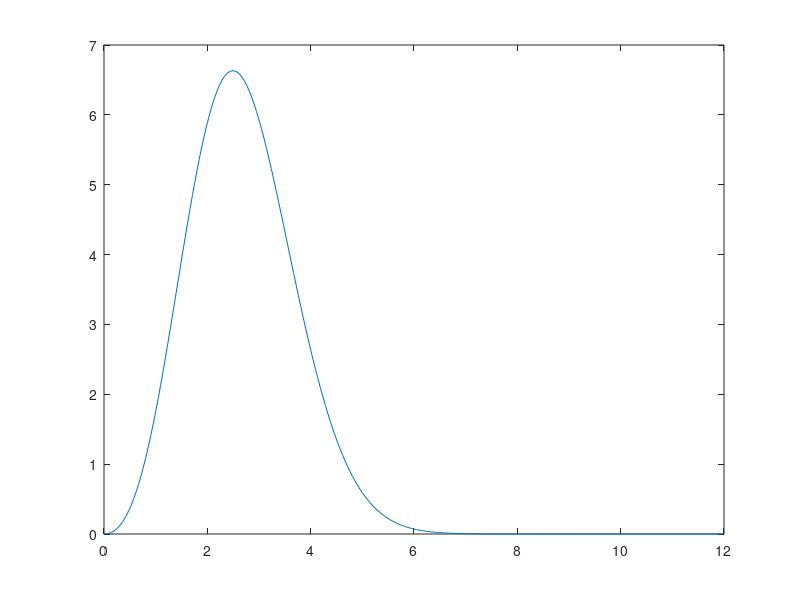

The MATLAB source for this figure:
psi= [0, 0.048739, 0.0996602, 0.152671, 0.207673, 0.264559, 0.323216, 0.383525, 0.445362, 0.508596, 0.573093, 0.638712, 0.70531, 0.77274, 0.840853, 0.909495, 0.978512, 1.04775, 1.11705, 1.18625, 1.2552, 1.32375, 1.39173, 1.45899, 1.52539, 1.59078, 1.655, 1.71793, 1.77942, 1.83934, 1.89756, 1.95397, 2.00844, 2.06087, 2.11116, 2.1592, 2.20491, 2.24821, 2.28902, 2.32727, 2.36291, 2.39587, 2.42612, 2.45362, 2.47835, 2.50027, 2.51938, 2.53567, 2.54914, 2.55981, 2.56768, 2.57278, 2.57515, 2.57481, 2.57181, 2.5662, 2.55803, 2.54737, 2.53427, 2.51881, 2.50107, 2.48111, 2.45902, 2.43489, 2.40881, 2.38086, 2.35114, 2.31974, 2.28677, 2.25231, 2.21646, 2.17934, 2.14103, 2.10163, 2.06124, 2.01997, 1.9779, 1.93514, 1.89178, 1.84791, 1.80362, 1.759, 1.71414, 1.66912, 1.62402, 1.57892, 1.5339, 1.48902, 1.44436, 1.39998, 1.35595, 1.31232, 1.26914, 1.22648, 1.18438, 1.14289, 1.10204, 1.06188, 1.02244, 0.98376, 0.945859, 0.908767, 0.872506, 0.837097, 0.802556, 0.768896, 0.73613, 0.704267, 0.673311, 0.643267, 0.614138, 0.585921, 0.558614, 0.532214, 0.506713, 0.482103, 0.458376, 0.435519, 0.413522, 0.392369, 0.372046, 0.352539, 0.333829, 0.315901, 0.298735, 0.282313, 0.266616, 0.251624, 0.237318, 0.223677, 0.21068, 0.198308, 0.18654, 0.175354, 0.164732, 0.154651, 0.145092, 0.136036, 0.127462, 0.11935, 0.111682, 0.104439, 0.0976028, 0.091155, 0.0850783, 0.0793556, 0.0739702, 0.068906, 0.0641474, 0.0596791, 0.0554867, 0.0515558, 0.0478729, 0.0444247, 0.0411988, 0.0381828, 0.0353652, 0.0327347, 0.0302807, 0.027993, 0.0258618, 0.0238779, 0.0220322, 0.0203164, 0.0187224, 0.0172427, 0.01587, 0.0145974, 0.0134185, 0.0123271, 0.0113174, 0.0103839, 0.00952144, 0.00872521, 0.00799059, 0.00731327, 0.00668922, 0.00611462, 0.00558592, 0.00509977, 0.00465305, 0.00424285, 0.00386641, 0.0035212, 0.00320484, 0.0029151, 0.00264993, 0.0024074, 0.00218572, 0.00198323, 0.0017984, 0.0016298, 0.0014761, 0.00133607, 0.00120859, 0.0010926, 0.000987143, 0.000891319, 0.000804306, 0.000725345, 0.000653737, 0.00058884, 0.000530062, 0.000476862, 0.00042874, 0.000385241, 0.000345945, 0.000310468, 0.000278461, 0.000249603, 0.000223599, 0.000200184, 0.000179112, 0.000160161, 0.000143129, 0.000127831, 0.000114099, 0.000101781, 9.07378e-05, 8.08441e-05, 7.19859e-05, 6.40596e-05, 5.69718e-05, 5.06378e-05, 4.49809e-05, 3.9932e-05, 3.54285e-05, 3.1414e-05, 2.78377e-05, 2.46538e-05, 2.18209e-05, 1.9302e-05, 1.70636e-05, 1.50758e-05, 1.33116e-05, 1.17468e-05, 1.03597e-05, 9.13097e-06, 8.04317e-06, 7.08073e-06, 6.22974e-06, 5.47775e-06, 4.81366e-06, 4.22756e-06, 3.71061e-06, 3.25493e-06, 2.85351e-06, 2.50011e-06, 2.18917e-06, 1.91576e-06, 1.6755e-06, 1.46451e-06, ];
rho= [0, 0.047619, 0.0952381, 0.142857, 0.190476, 0.238095, 0.285714, 0.333333, 0.380952, 0.428571, 0.47619, 0.52381, 0.571429, 0.619048, 0.666667, 0.714286, 0.761905, 0.809524, 0.857143, 0.904762, 0.952381, 1, 1.04762, 1.09524, 1.14286, 1.19048, 1.2381, 1.28571, 1.33333, 1.38095, 1.42857, 1.47619, 1.52381, 1.57143, 1.61905, 1.66667, 1.71429, 1.7619, 1.80952, 1.85714, 1.90476, 1.95238, 2, 2.04762, 2.09524, 2.14286, 2.19048, 2.2381, 2.28571, 2.33333, 2.38095, 2.42857, 2.47619, 2.52381, 2.57143, 2.61905, 2.66667, 2.71429, 2.7619, 2.80952, 2.85714, 2.90476, 2.95238, 3, 3.04762, 3.09524, 3.14286, 3.19048, 3.2381, 3.28571, 3.33333, 3.38095, 3.42857, 3.47619, 3.52381, 3.57143, 3.61905, 3.66667, 3.71429, 3.7619, 3.80952, 3.85714, 3.90476, 3.95238, 4, 4.04762, 4.09524, 4.14286, 4.19048, 4.2381, 4.28571, 4.33333, 4.38095, 4.42857, 4.47619, 4.52381, 4.57143, 4.61905, 4.66667, 4.71429, 4.7619, 4.80952, 4.85714, 4.90476, 4.95238, 5, 5.04762, 5.09524, 5.14286, 5.19048, 5.2381, 5.28571, 5.33333, 5.38095, 5.42857, 5.47619, 5.52381, 5.57143, 5.61905, 5.66667, 5.71429, 5.7619, 5.80952, 5.85714, 5.90476, 5.95238, 6, 6.04762, 6.09524, 6.14286, 6.19048, 6.2381, 6.28571, 6.33333, 6.38095, 6.42857, 6.47619, 6.52381, 6.57143, 6.61905, 6.66667, 6.71429, 6.7619, 6.80952, 6.85714, 6.90476, 6.95238, 7, 7.04762, 7.09524, 7.14286, 7.19048, 7.2381, 7.28571, 7.33333, 7.38095, 7.42857, 7.47619, 7.52381, 7.57143, 7.61905, 7.66667, 7.71429, 7.7619, 7.80952, 7.85714, 7.90476, 7.95238, 8, 8.04762, 8.09524, 8.14286, 8.19048, 8.2381, 8.28571, 8.33333, 8.38095, 8.42857, 8.47619, 8.52381, 8.57143, 8.61905, 8.66667, 8.71429, 8.7619, 8.80952, 8.85714, 8.90476, 8.95238, 9, 9.04762, 9.09524, 9.14286, 9.19048, 9.2381, 9.28571, 9.33333, 9.38095, 9.42857, 9.47619, 9.52381, 9.57143, 9.61905, 9.66667, 9.71429, 9.7619, 9.80952, 9.85714, 9.90476, 9.95238, 10, 10.0476, 10.0952, 10.1429, 10.1905, 10.2381, 10.2857, 10.3333, 10.381, 10.4286, 10.4762, 10.5238, 10.5714, 10.619, 10.6667, 10.7143, 10.7619, 10.8095, 10.8571, 10.9048, 10.9524, 11, 11.0476, 11.0952, 11.1429, 11.1905, 11.2381, 11.2857, 11.3333, 11.381, 11.4286, 11.4762, 11.5238, 11.5714, 11.619, 11.6667, 11.7143, 11.7619, 11.8095, 11.8571, 11.9048, 11.9524, ];
plot(rho,psi.*psi)
n=252
